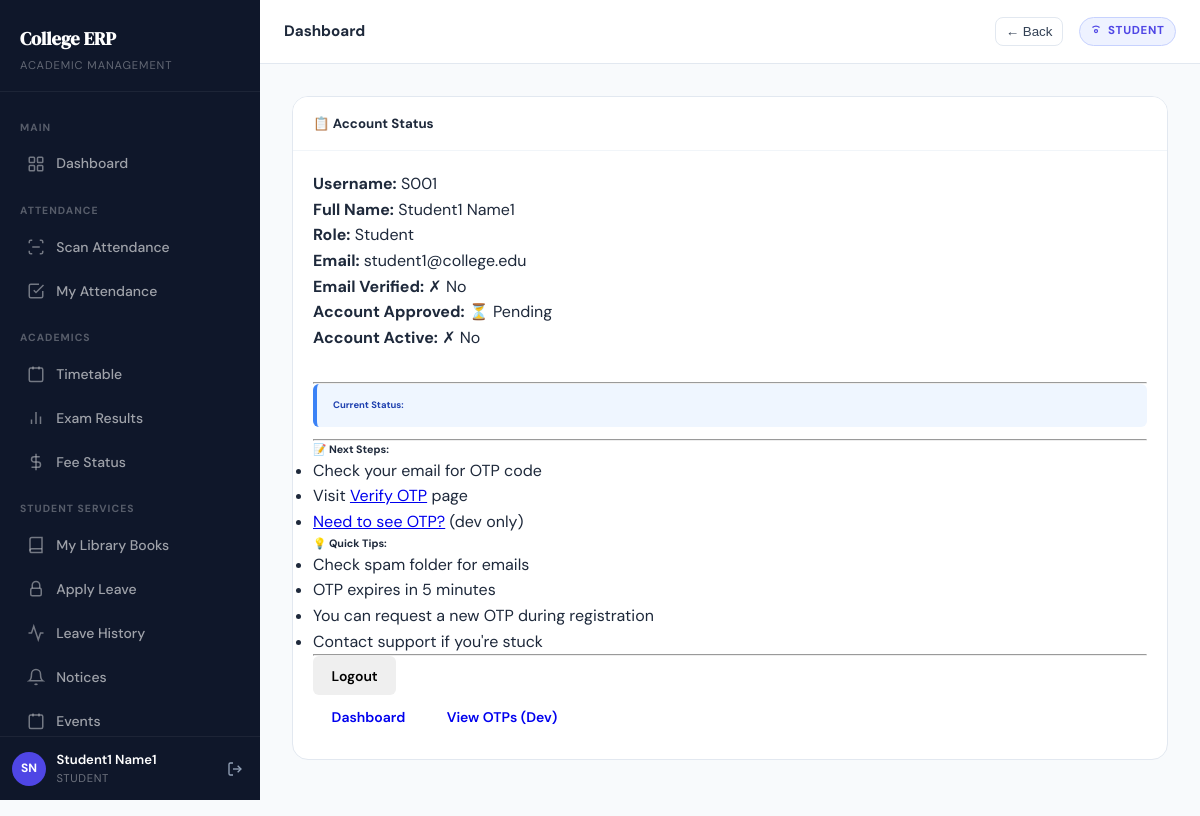
Page /status/ (signed in) on the committed database.
### apps/accounts/models.py (models this page shows, shortened)
class CustomUser(AbstractUser):
    first_name    = models.CharField(max_length=100)
    last_name     = models.CharField(max_length=100)
    email         = models.EmailField(unique=True)
    mobile_number = models.CharField(max_length=10, unique=True, null=True, blank=True)
    role          = models.CharField(max_length=20, choices=Role.choices)
    is_verified   = models.BooleanField(default=False)
    is_approved   = models.BooleanField(default=False)
    class Meta:
        indexes = [
            models.Index(fields=["role"]),
            models.Index(fields=["is_approved"]),
        ]
    @property
    def full_name(self):
        return f"{self.first_name} {self.last_name}".strip() or self.username
    @property
    def is_student(self):
        return self.role == Role.STUDENT
    @property
    def is_teacher(self):
        return self.role == Role.TEACHER

### apps/core/views.py (the view)
# urls.py: path("status/",     user_status,     name="user_status"),
@login_required
def user_status(request):
    return render(request, "core/user_status.html", {"user": request.user})

### templates/core/user_status.html (shortened to what this page needs)
{% extends 'base.html' %}
{% block content %}
<div class="container mt-5">
    <div class="row justify-content-center">
        <div class="col-md-8">
            <div class="card">
                <div class="card-header bg-primary text-white">
                    <h5 class="mb-0">📋 Account Status</h5>
                </div>
                <div class="card-body">
                    <div class="row mb-4">
                        <div class="col-md-6">
                            <p><strong>Username:</strong> {{ user.username }}</p>
                            <p><strong>Full Name:</strong> {{ user.full_name }}</p>
                            <p><strong>Role:</strong> {{ user.get_role_display }}</p>
                            <p><strong>Email:</strong> {{ user.email }}</p>
                        </div>
                        <div class="col-md-6">
                            <p>
                                <strong>Email Verified:</strong>
                                {% if is_verified %}
                                    <span class="badge bg-success">✓ Yes</span>
                                {% else %}
                                    <span class="badge bg-danger">✗ No</span>
                                {% endif %}
                            </p>
                            <p>
                                <strong>Account Approved:</strong>
                                {% if is_approved %}
                                    <span class="badge bg-success">✓ Yes</span>
                                {% else %}
                                    <span class="badge bg-warning">⏳ Pending</span>
                                {% endif %}
                            </p>
                            <p>
                                <strong>Account Active:</strong>
                                {% if is_active %}
                                    <span class="badge bg-success">✓ Yes</span>
                                {% else %}
                                    <span class="badge bg-danger">✗ No</span>
                                {% endif %}
                            </p>
                        </div>
                    </div>
                    <hr>
                    <div class="alert alert-info">
                        <h6><strong>Current Status: {{ status }}</strong></h6>
                    </div>
                    <hr>
                    <div class="row">
                        <div class="col-md-6">
                            <h6>📝 Next Steps:</h6>
                            <ul class="small">
                                {% if not is_verified %}
                                    <li>Check your email for OTP code</li>
                                    <li>Visit <a href="{% url 'verify_otp' %}">Verify OTP</a> page</li>
                                    <li><a href="{% url 'debug_otps' %}">Need to see OTP?</a> (dev only)</li>
                                {% elif not is_approved %}
                                    <li>Wait for ERP Manager approval</li>
                                    <li>Check your email for approval notification</li>
                                    <li>Re-login once approved</li>
                                {% elif user.is_student and not has_student_profile %}
                                    <li>Your profile is being set up</li>
                                    <li>The ERP Manager will assign you to a section</li>
                                    <li>Refresh the page after approval</li>
                                {% elif user.is_teacher and not has_teacher_profile %}
                                    <li>Your profile is being set up</li>
                                    <li>The ERP Manager will assign your details</li>
                                    <li>Refresh the page after setup</li>
                                {% else %}
                                    <li>You can access all system features</li>
                                    <li>Go to <a href="{% url 'dashboard' %}">Dashboard</a></li>
                                {% endif %}
                            </ul>
                        </div>
                        <div class="col-md-6">
                            <h6>💡 Quick Tips:</h6>
                            <ul class="small">
                                <li>Check spam folder for emails</li>
                                <li>OTP expires in 5 minutes</li>
                                <li>You can request a new OTP during registration</li>
                                <li>Contact support if you're stuck</li>
                            </ul>
                        </div>
                    </div>
                    <hr>
                    <div class="d-flex gap-2">
                        <form method="post" action="{% url 'logout' %}">
                            <button type="submit" class="btn btn-outline-danger btn-sm">Logout</button>
                        </form>
                        <a href="{% url 'dashboard' %}" class="btn btn-outline-primary btn-sm">Dashboard</a>
                        <a href="{% url 'debug_otps' %}" class="btn btn-outline-secondary btn-sm">View OTPs (Dev)</a>
                    </div>
                </div>
            </div>
        </div>
    </div>
</div>
{% endblock %}

### templates/base.html (shortened to what this page needs)
{% load static %}
<!DOCTYPE html>
<html lang="en">
<head>
  <link rel="stylesheet" href="{% static 'css/style.css' %}">
</head>
<body>
{% if request.user.is_authenticated %}
<div class="app-shell">
  <aside class="sidebar" id="sidebar">
    <div class="sidebar-logo">
      <a href="{% url 'dashboard' %}" class="sidebar-logo-text">College ERP</a>
      <div class="sidebar-logo-sub">Academic Management</div>
    </div>
    <nav class="sidebar-nav">
      <div class="sidebar-section-label">Main</div>
      <a href="{% url 'dashboard' %}"
         class="sidebar-link {% if request.resolver_match.url_name == 'dashboard' %}active{% endif %}">
        <svg viewBox="0 0 24 24" fill="none" stroke="currentColor" stroke-width="2">
          <rect x="3" y="3" width="7" height="7" rx="1"/><rect x="14" y="3" width="7" height="7" rx="1"/>
          <rect x="14" y="14" width="7" height="7" rx="1"/><rect x="3" y="14" width="7" height="7" rx="1"/>
        </svg>
        Dashboard
      </a>
      {% if request.user.role == "STUDENT" %}
      <div class="sidebar-section-label">Attendance</div>
      <a href="{% url 'scan_attendance' %}"
         class="sidebar-link {% if request.resolver_match.url_name == 'scan_attendance' %}active{% endif %}">
        <svg viewBox="0 0 24 24" fill="none" stroke="currentColor" stroke-width="2">
          <path d="M3 7V5a2 2 0 0 1 2-2h2"/><path d="M21 7V5a2 2 0 0 0-2-2h-2"/>
          <path d="M3 17v2a2 2 0 0 0 2 2h2"/><path d="M21 17v2a2 2 0 0 1-2 2h-2"/>
          <line x1="7" y1="12" x2="17" y2="12"/>
        </svg>
        Scan Attendance
      </a>
      <a href="{% url 'my_attendance' %}"
         class="sidebar-link {% if request.resolver_match.url_name == 'my_attendance' %}active{% endif %}">
        <svg viewBox="0 0 24 24" fill="none" stroke="currentColor" stroke-width="2">
          <polyline points="9 11 12 14 22 4"/><path d="M21 12v7a2 2 0 0 1-2 2H5a2 2 0 0 1-2-2V5a2 2 0 0 1 2-2h11"/>
        </svg>
        My Attendance
      </a>
      <div class="sidebar-section-label">Academics</div>
      <a href="{% url 'my_timetable' %}"
         class="sidebar-link {% if request.resolver_match.url_name == 'my_timetable' %}active{% endif %}">
        <svg viewBox="0 0 24 24" fill="none" stroke="currentColor" stroke-width="2">
          <rect x="3" y="4" width="18" height="18" rx="2"/><line x1="16" y1="2" x2="16" y2="6"/><line x1="8" y1="2" x2="8" y2="6"/>
        </svg>
        Timetable
      </a>
      <a href="{% url 'my_results' %}"
         class="sidebar-link {% if request.resolver_match.url_name == 'my_results' %}active{% endif %}">
        <svg viewBox="0 0 24 24" fill="none" stroke="currentColor" stroke-width="2">
          <line x1="18" y1="20" x2="18" y2="10"/><line x1="12" y1="20" x2="12" y2="4"/><line x1="6" y1="20" x2="6" y2="14"/>
        </svg>
        Exam Results
      </a>
      <a href="{% url 'my_fees' %}"
         class="sidebar-link {% if request.resolver_match.url_name == 'my_fees' %}active{% endif %}">
        <svg viewBox="0 0 24 24" fill="none" stroke="currentColor" stroke-width="2">
          <line x1="12" y1="1" x2="12" y2="23"/><path d="M17 5H9.5a3.5 3.5 0 0 0 0 7h5a3.5 3.5 0 0 1 0 7H6"/>
        </svg>
        Fee Status
      </a>
      <div class="sidebar-section-label">Student Services</div>
      <a href="{% url 'my_books' %}"
         class="sidebar-link {% if request.resolver_match.url_name == 'my_books' %}active{% endif %}">
        <svg viewBox="0 0 24 24" fill="none" stroke="currentColor" stroke-width="2">
          <path d="M4 19.5A2.5 2.5 0 0 1 6.5 17H20"/><path d="M6.5 2H20v20H6.5A2.5 2.5 0 0 1 4 19.5V4.5A2.5 2.5 0 0 1 6.5 2z"/>
        </svg>
        My Library Books
      </a>
      <a href="{% url 'apply_leave' %}"
         class="sidebar-link {% if request.resolver_match.url_name == 'apply_leave' %}active{% endif %}">
        <svg viewBox="0 0 24 24" fill="none" stroke="currentColor" stroke-width="2">
          <path d="M7 11V7a5 5 0 0 1 10 0v4"/><rect x="5" y="11" width="14" height="10" rx="2"/>
        </svg>
        Apply Leave
      </a>
      <a href="{% url 'leave_history' %}"
         class="sidebar-link {% if request.resolver_match.url_name == 'leave_history' %}active{% endif %}">
        <svg viewBox="0 0 24 24" fill="none" stroke="currentColor" stroke-width="2">
          <polyline points="22 12 18 12 15 21 9 3 6 12 2 12"/>
        </svg>
        Leave History
      </a>
      <a href="{% url 'notice_list' %}"
         class="sidebar-link {% if request.resolver_match.url_name == 'notice_list' %}active{% endif %}">
        <svg viewBox="0 0 24 24" fill="none" stroke="currentColor" stroke-width="2">
          <path d="M18 8a6 6 0 0 0-12 0c0 7-3 9-3 9h18s-3-2-3-9"/><path d="M13.73 21a2 2 0 0 1-3.46 0"/>
        </svg>
        Notices
      </a>
      <a href="{% url 'event_list' %}"
         class="sidebar-link {% if request.resolver_match.url_name == 'event_list' %}active{% endif %}">
        <svg viewBox="0 0 24 24" fill="none" stroke="currentColor" stroke-width="2">
          <rect x="3" y="4" width="18" height="18" rx="2"/><line x1="16" y1="2" x2="16" y2="6"/><line x1="8" y1="2" x2="8" y2="6"/>
        </svg>
        Events
      </a>
      {% endif %}
    </nav>
    <div class="sidebar-footer">
      <div class="sidebar-user">
        <div class="sidebar-avatar">
          {{ request.user.first_name|first|upper }}{{ request.user.last_name|first|upper }}
        </div>
        <div class="sidebar-user-info">
          <div class="sidebar-user-name">{{ request.user.full_name }}</div>
          <div class="sidebar-user-role">{{ request.user.get_role_display }}</div>
        </div>
        <form method="post" action="{% url 'logout' %}" style="margin:0;">
          <button type="submit" class="sidebar-logout" title="Logout" style="border:none;background:transparent;cursor:pointer;">
            <svg width="16" height="16" viewBox="0 0 24 24" fill="none" stroke="currentColor" stroke-width="2">
              <path d="M9 21H5a2 2 0 0 1-2-2V5a2 2 0 0 1 2-2h4"/>
              <polyline points="16 17 21 12 16 7"/><line x1="21" y1="12" x2="9" y2="12"/>
            </svg>
          </button>
        </form>
      </div>
    </div>
  </aside>
  <div class="main-content">
    <header class="topbar">
      <span class="topbar-title">{% block topbar_title %}Dashboard{% endblock %}</span>
      <button
        type="button"
        onclick="if (window.history.length > 1) { window.history.back(); } else { window.location.href='{% url 'dashboard' %}'; }"
        style="margin-left:.75rem;border:1px solid var(--gray-200);background:#fff;border-radius:.5rem;padding:.35rem .6rem;cursor:pointer;color:var(--gray-700);font-weight:500;"
        aria-label="Go back"
        title="Go back"
      >
        ← Back
      </button>
      <span class="topbar-badge">
        <svg width="12" height="12" viewBox="0 0 24 24" fill="none" stroke="currentColor" stroke-width="2.5">
          <circle cx="12" cy="12" r="3"/>
          <path d="M19.07 4.93A10 10 0 0 0 12 2a10 10 0 0 0-7.07 2.93"/>
        </svg>
        {{ request.user.get_role_display }}
      </span>
    </header>
    <main class="page-content">
      {% block content %}{% endblock %}
    </main>
  </div>
</div>
{% else %}
<!-- ════════════════════════════════════════════════════════
     UNAUTHENTICATED LAYOUT (no sidebar)
═════════════════════════════════════════════════════════ -->
{% block outer_content %}{% endblock %}
{% endif %}
</body>
</html>

### rows in the picture
CustomUser: user.first_name|first "S", user.last_name|first "N", user.full_name "Student1 Name1", user.role "STUDENT", username "S001", full_name "Student1 Name1", role "Student", email "student1@college.edu"
